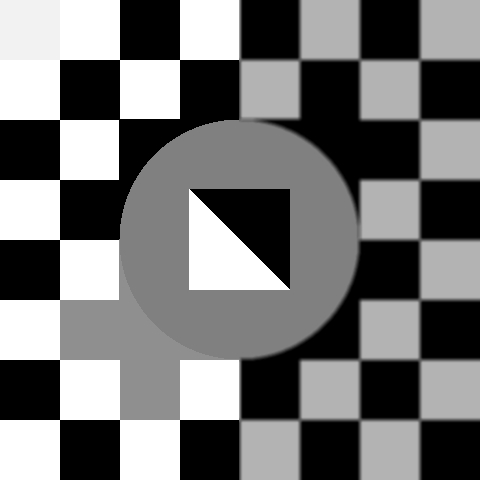
#> input picture Images/I1.jpg, 480 x 480 px
$ python cannyEdge.py
#> lines starting #> are read from the running program, lines starting #| are printed output that depends on the picture; after the words box and inside, x2 and y2 are one past the last pixel; in counts of white or black regions, pixels touching at a corner belong together
# -*- coding: utf-8 -*-
"""FINAL3_CIS581_proj2_cannyEdge_nicholas_gurnard_ankit_billa.ipynb

Automatically generated by Colaboratory.

Original file is located at
    https://colab.research.google.com/drive/1tZwOqsSGE9pnDM1DlLveid5xes9EX02h
"""

assignment_path_N = '/home/nicholas/Documents/UPenn/CIS581/Projects/Project2_edge_detection/github_folder'

# Setup assignment folder and switch
import os
os.makedirs(assignment_path_N, exist_ok=True)
os.chdir(assignment_path_N)

#os.makedirs(assignment_path_A, exist_ok=True)
#os.chdir(assignment_path_A)

import numpy as np
import matplotlib.pyplot as plt
import os
import sys
from scipy import signal
from PIL import Image
import argparse

# Copy the path of the folder that contains this notebook using the file navigation on the left:
# Ex. /content/drive/My\ Drive/CIS 581-Online/Canny Edge Project/Learner Code and Images/Code
# sys.path.append('/content/drive/MyDrive/CIS581/Project2_edge_detection/Project 2 Canny Edge Learner_Code_and_Images/Code')
sys.path.append(assignment_path_N)
#sys.path.append(assignment_path_A)

# import functions
from helpers import interp2

"""# Tests and Visualization"""

def interp2(v, xq, yq):
	dim_input = 1
	if len(xq.shape) == 2 or len(yq.shape) == 2:
		dim_input = 2
		q_h = xq.shape[0]
		q_w = xq.shape[1]
		xq = xq.flatten()
		yq = yq.flatten()

	h = v.shape[0]
	w = v.shape[1]
	if xq.shape != yq.shape:
		raise 'query coordinates Xq Yq should have same shape'

	x_floor = np.floor(xq).astype(np.int32)
	y_floor = np.floor(yq).astype(np.int32)
	x_ceil = np.ceil(xq).astype(np.int32)
	y_ceil = np.ceil(yq).astype(np.int32)

	x_floor[x_floor < 0] = 0
	y_floor[y_floor < 0] = 0
	x_ceil[x_ceil < 0] = 0
	y_ceil[y_ceil < 0] = 0

	x_floor[x_floor >= w-1] = w-1
	y_floor[y_floor >= h-1] = h-1
	x_ceil[x_ceil >= w-1] = w-1
	y_ceil[y_ceil >= h-1] = h-1

	v1 = v[y_floor, x_floor]
	v2 = v[y_floor, x_ceil]
	v3 = v[y_ceil, x_floor]
	v4 = v[y_ceil, x_ceil]

	lh = yq - y_floor
	lw = xq - x_floor
	hh = 1 - lh
	hw = 1 - lw

	w1 = hh * hw
	w2 = hh * lw
	w3 = lh * hw
	w4 = lh * lw

	interp_val = v1 * w1 + w2 * v2 + w3 * v3 + w4 * v4

	if dim_input == 2:
		return interp_val.reshape(q_h, q_w)
	return interp_val

def Test_script(I, E):
    test_pass = True

    # E should be 2D matrix
    if E.ndim != 2:
      print('ERROR: Incorrect Edge map dimension! \n')
      print(E.ndim)
      test_pass = False
    # end if

    # E should have same size with original image
    nr_I, nc_I = I.shape[0], I.shape[1]
    nr_E, nc_E = E.shape[0], E.shape[1]

    if nr_I != nr_E or nc_I != nc_E:
      print('ERROR: Edge map size has changed during operations! \n')
      test_pass = False
    # end if

    # E should be a binary matrix so that element should be either 1 or 0
    numEle = E.size
    numOnes, numZeros = E[E == 1].size, E[E == 0].size

    if numEle != (numOnes + numZeros):
      print('ERROR: Edge map is not binary one! \n')
      test_pass = False
    # end if

    if test_pass:
      print('Shape Test Passed! \n')
    else:
      print('Shape Test Failed! \n')

    return test_pass

'''
  Derivatives visualzation function
'''
def visDerivatives(I_gray, Mag, Magx, Magy):
    fig, (Ax0, Ax1, Ax2, Ax3) = plt.subplots(1, 4, figsize = (20, 8))

    Ax0.imshow(Mag, cmap='gray', interpolation='nearest')
    Ax0.axis('off')
    Ax0.set_title('Gradient Magnitude')

    Ax1.imshow(Magx, cmap='gray', interpolation='nearest')
    Ax1.axis('off')
    Ax1.set_title('Gradient Magnitude (x axis)')

    Ax2.imshow(Magy, cmap='gray', interpolation='nearest')
    Ax2.axis('off')
    Ax2.set_title('Gradient Magnitude (y axis)')

    # plot gradient orientation
    Mag_vec = Mag.transpose().reshape(1, Mag.shape[0] * Mag.shape[1])
    hist, bin_edge = np.histogram(Mag_vec.transpose(), 100)

    ind_array = np.array(np.where( (np.cumsum(hist).astype(float) / hist.sum()) < 0.95))
    thr = bin_edge[ind_array[0, -1]]

    ind_remove = np.where(np.abs(Mag) < thr)
    Magx[ind_remove] = 0
    Magy[ind_remove] = 0

    X, Y = np.meshgrid(np.arange(0, Mag.shape[1], 1), np.arange(0, Mag.shape[0], 1))
    Ori = np.arctan2(Magy, Magx)
    ori = Ax3.imshow(Ori, cmap='hsv')
    Ax3.axis('off')
    Ax3.set_title('Gradient Orientation')
    fig.colorbar(ori, ax=Ax3, )


'''
  Edge detection result visualization function
'''
def visCannyEdge(Im_raw, M, E):
    # plot image
    fig, (ax0, ax1, ax2) = plt.subplots(1, 3, figsize = (12, 12))

    # plot original image
    ax0.imshow(Im_raw)
    ax0.axis("off")
    ax0.set_title('Raw image')

    # plot edge detection result
    ax1.imshow(M, cmap='gray', interpolation='nearest')
    ax1.axis("off")
    ax1.set_title('Non-Max Suppression Result')

    # plot original image
    ax2.imshow(E, cmap='gray', interpolation='nearest')
    ax2.axis("off")
    ax2.set_title('Canny Edge Detection')

"""# Functions"""

'''
  Convert RGB image to gray one manually
  - Input I_rgb: 3-dimensional rgb image
  - Output I_gray: 2-dimensional grayscale image
'''
def rgb2gray(I_rgb):
    r, g, b = I_rgb[:, :, 0], I_rgb[:, :, 1], I_rgb[:, :, 2]
    I_gray = 0.2989 * r + 0.5870 * g + 0.1140 * b
    return I_gray

def findDerivatives(I_gray):
    '''
    File clarification:
        Compute gradient information of the input grayscale image
        - Input I_gray: H x W matrix as image
        - Output Mag: H x W matrix represents the magnitude of derivatives
        - Output Magx: H x W matrix represents the magnitude of derivatives along x-axis
        - Output Magy: H x W matrix represents the magnitude of derivatives along y-axis
        - Output Ori: H x W matrix represents the orientation of derivatives
    '''
    # TODO: complete function
    # G = ... # array / 159 insteas of 1/159 * array
    Gauss_array = np.array([[2,4,5,4,2],
                    [4,9,12,9,4],
                    [5,12,15,12,5],
                    [4,9,12,9,4],
                    [2,4,5,4,2]])
    G = Gauss_array/159

    # dx = ...
    dx = np.array([[1, 0, -1],
                  [2, 0, -2],
                  [1, 0, -1]])
    # dy = ...
    dy = np.array([[1, 2, 1],
                  [0, 0, 0],
                  [-1, -2, -1]])

    # Convolution of image with the Gaussian Kernel (Smoothing kernel)
    # Gx = G conv dx
    Gx = signal.convolve2d(G, dx, 'same')
    # Gy = G conv dy
    Gy = signal.convolve2d(G, dy, 'same')

    # Convolution of image with Gx and Gy
    Ix = signal.convolve2d(I_gray, Gx, 'same')
    Iy = signal.convolve2d(I_gray, Gy, 'same')

    # Magx = I_gray conv Gx # This is technically the same as I_gray conv G conv dx
    #Magx = np.absolute(Ix) # Takes the magnitude of the gradient in the x direction
    #Magy = np.absolute(Iy) # Takes the magnitude of the gradient in the y direction

    Magx = Ix
    Magy = Iy

    # Mag = f(Magx, Magy)
    Mag = np.sqrt(Ix**2 + Iy**2)
    #Mag = np.sqrt(Magx^2 + Magy^2)
    #Mag = np.absolute(Magx, Magy)

    # Find the orientation of the gradient vector
    Ori = np.arctan2(Iy, Ix) # Here the orientation is in RADIANS
    #print(Ori)


    return Mag, Magx, Magy, Ori

## Test ##

# you may need to change the path to I1.jpg under Images folder
I = plt.imread('Images/I1.jpg')
#> I is the input picture: shape (480, 480); min 0, max 255, mean 116.5
#plt.imshow(I)
Mag, Magx, Magy, Ori = findDerivatives(I)
assert np.allclose(Mag, np.load('Mag.npy'))
#> (reads Mag.npy from the repository)
assert np.allclose(Magx, np.load('Magx.npy'))
#> (reads Magx.npy from the repository)
assert np.allclose(Magy, np.load('Magy.npy'))
#> (reads Magy.npy from the repository)
assert np.allclose(Ori, np.load('Ori.npy'))
#> (reads Ori.npy from the repository)

def nonMaxSup(Mag, Ori):
    '''
    File clarification:
        Find local maximum edge pixel using NMS along the line of the gradient
        - Input Mag: H x W matrix represents the magnitude of derivatives
        - Input Ori: H x W matrix represents the orientation of derivatives
        - Output M: H x W binary matrix represents the edge map after non-maximum suppression
    '''

    nr, nc = Mag.shape[0] + 2, Mag.shape[1] + 2 # add +2 to account for the future padding that avoids issues with edge cases (pixels outside of the actual matrix)

    # Make the meshgrid
    xx, yy = np.meshgrid(np.arange(nc), np.arange(nr))

    # Get the shifted meshgrids to avoid looping (basically rearranges indices to do parallel computations)
    # This can also be thought of as a rotation of the meshgrid according to the gradient orientation
    # We must also clip to account for the border cases
    Mag_pad = np.pad(Mag, 1, mode='constant') # add padding to avoid edge cases
    Ori_pad = np.pad(Ori, 1, mode='constant') # add padding to avoid edge cases

    x_pos = (xx + np.cos(Ori_pad)).clip(0, nc - 1) # retrieves the neighbour to the right of the current pixel
    y_pos = (yy + np.sin(Ori_pad)).clip(0, nr - 1) # retrieves the nieghbour below (positive direction of y) the current pixel

    x_neg = (xx - np.cos(Ori_pad)).clip(0, nc - 1) # retrieves the neighbour to the left of the current pixel
    y_neg = (yy - np.sin(Ori_pad)).clip(0, nr - 1) # retrieves the neighbour above (negative direction of y) the current pixel

    # Obtaining neighbours in the directions of the orientation

    neighbor1 = interp2(Mag_pad, x_pos, y_pos) # Positive Gradient Direction
    neighbor2 = interp2(Mag_pad, x_neg, y_neg) # Negative Gradient Direction

    out_x = (x_pos )

    # Computing binary edge map after non-maximum suppression
    M =  np.zeros((Mag_pad.shape[0], Mag_pad.shape[1]), dtype = bool) # set up initial binary edge map

    M[np.logical_and(Mag_pad >= neighbor1, Mag_pad >= neighbor2)] = True # Check if the neighbors are less than current pixel. If tru add to binary edge map

    M = M[1:-1, 1:-1] # We no longer care about the padding

    #plt.imsave("NMS_TEST.png", M)
    return M

## Test ##
Mag = np.array([[0, 2, 12, 16],
                [4, 9, 11, 8],
                [7, 17, 12, 9],
                [0, 19, 21, 17]])
Ori = np.array([[np.pi/2, np.pi/4, 0, np.pi/4],
                [np.pi/4, np.pi/4, np.pi/4, np.pi/2],
                [np.pi/4, 0, np.pi/2, np.pi/4],
                [np.pi/2, np.pi/4, np.pi/2, np.pi/4]])
res = np.array([[False, False, False,  True],
       [False, False,  True, False],
       [False,  True, False, False],
       [False,  True,  True,  True]])
M = nonMaxSup(Mag, Ori)
assert M.dtype == bool
assert M.shape == Mag.shape
assert np.allclose(M, res)

def edgeLink(M, Mag, Ori, low, high):
    '''
    File clarification:
        Use hysteresis to link edges based on high and low magnitude thresholds
        - Input M: H x W logical map after non-max suppression
        - Input Mag: H x W matrix represents the magnitude of gradient
        - Input Ori: H x W matrix represents the orientation of gradient
        - Input low, high: low and high thresholds
        - Output E: H x W binary matrix represents the final canny edge detection map
    '''
#> called with M = array of shape (4, 4), Mag = array of shape (4, 4), Ori = array of shape (4, 4), low = 10, high = 20

    # Pad all inputs with 0's to avoid border values having nonsensical results
    M = np.pad(M, 1, constant_values=False, mode='constant')
    Mag = np.pad(Mag, 1, constant_values=0, mode='constant')
    Mag[M == False] = 0 # Set supressed cells to magnitude 0
    Ori = np.pad(Ori, 1, constant_values=0, mode='constant')

    # Generate Strong Edge Map & Weak Edge Map based on low & high threshold values
    M[Mag < low] = False  # Edges below low threshold are removed
    M_strong = np.logical_and(M, Mag >= high) # Strong map is where pixels exceed high threshold
    M_diff = np.logical_and(M, np.logical_and(Mag >= low, np.logical_not(M_strong))) # The difference map: where pixels exceed the low threshold but are less than the high
    E = M_strong  # Initializing the final edge map with the strong edge map

    # Make the meshgrid
    x, y = np.meshgrid(np.arange(E.shape[1]), np.arange(E.shape[0]))
    Edge_Ori = Ori + np.pi/2
    x_pos = (x + np.cos(Edge_Ori))  # Neighbor x in the positive edge direction (pi/2 difference from gradient, AKA Ori)
    x_neg = (x - np.cos(Edge_Ori))  # Neighbor x in the negative edge direction (pi/2 difference from gradient, AKA Ori)
    y_pos = (y + np.sin(Edge_Ori))  # Neighbor y in the positive edge direction (pi/2 difference from gradient, AKA Ori)
    y_neg = (y - np.sin(Edge_Ori))  # Neighbor y in the negative edge direction (pi/2 difference from gradient, AKA Ori)


    while 1:    # An infinite while loop is used to perform multiple iterations of hysteresis
                # Runs while there are still weak edges connected to strong edges and are not yet converted to final map

        # Find out if your neighbor is in the strong edge map when the current pixel is uncertain
        neighbor1 = interp2(Mag, x_pos, y_pos) # Find the magnitude of neighbor pixel #1
        neighbor2 = interp2(Mag, x_neg, y_neg) # Find the magnitude of neighbor pixel #2
        neighbor_mapA = np.logical_or(neighbor1 >= high, neighbor2 >= high) # Check where either pixel is greater than the high threshold
        neighbor_map = np.logical_and(neighbor_mapA, M_diff) # check if the pixel with neighbors is also in the uncertain map. These are pixels that are connected to strong edges

        # Update the magnitude map so the future interpolations don't result in a broken edge
        Mag[neighbor_map] = np.maximum(neighbor1, neighbor2)[neighbor_map]# Have to update the magnitude of the pixel added to the edge map to the value of its highest neighbor

        # If a weak edge has a neighbor in the strong edge map (whether initially strong or weak), then add it to the new map. Keep existing map
        E_next = np.logical_or(E, neighbor_map)

        if np.all(E == E_next): # If there are no additions to the new edge map, there never will be
            E = E[1:-1, 1:-1] # Don't forget to take off the padding
            break

        E = E_next # update the existing final edge map
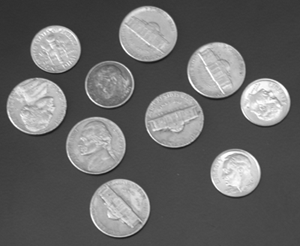
#> input picture Test_Images/coins.png, 300 x 246 px

    return E

## Test ##
M = np.array([[True, False, True,  True],
              [False, True,  True, True],
              [True,  True, False, False],
              [False,  True,  True,  True]])
Mag = np.array([[12, 9, 14, 16],
                [4, 11, 40, 18],
                [13, 12, 30, 15],
                [28, 15, 21, 8]])
Ori = np.array([[np.pi/2, np.pi/4, 0, np.pi/4],
                [np.pi/4, np.pi/4, np.pi/4, np.pi/2],
                [np.pi/4, 0, np.pi/2, np.pi/4],
                [np.pi/2, np.pi/4, np.pi/2, np.pi/4]])
res = np.array([[False, False,  True,  True],
       [False,  True,  True,  True],
       [ True,  True, False, False],
       [False, False,  True, False]])
low, high = 10, 20
E = edgeLink(M, Mag, Ori, low, high)
assert E.dtype == bool
assert E.shape == Mag.shape
assert np.allclose(E, res)

def cannyEdge(I, low, high):
    # convert RGB image to gray color space
    im_gray = rgb2gray(I)
#> in rgb2gray, r is the input picture: shape (246, 300); min 23, max 255, mean 103

    Mag, Magx, Magy, Ori = findDerivatives(im_gray)
    M = nonMaxSup(Mag, Ori)
#> in nonMaxSup (call 2), `y_pos = (yy + np.sin(Ori_pad)).clip(0, nr - 1)`:
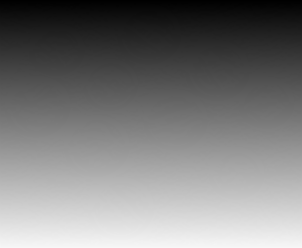
#> y_pos: shape (248, 302) float64; min 0, max 247, mean 123.6
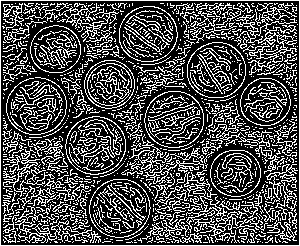
#> M: shape (246, 300) bool; 30.1% white in thin lines or dots
    E = edgeLink(M, Mag, Ori, low, high)
#> call 2 of edgeLink, with low = 28, high = 70
#> in edgeLink (call 2), `M = np.pad(M, 1, constant_values=False, mode='constant')`: M: shape (248, 302) bool; 29.6% white in thin lines or dots
#> in edgeLink (call 2), `M[Mag < low] = False`: M: shape (248, 302) bool; 9% white in thin lines or dots
#> in edgeLink (call 2), `M_strong = np.logical_and(M, Mag >= high)`: M_strong: shape (248, 302) bool; 4.9% white in thin lines or dots
#> in edgeLink (call 2), `M_diff = np.logical_and(M, np.logical_and(Mag >= low, np.logical_not(M..`: M_diff: shape (248, 302) bool; 4.1% white in thin lines or dots, all inside (x1, y1, x2, y2) = (11, 11, 288, 242)
#> after the loop in edgeLink (call 2), `while 1:`:
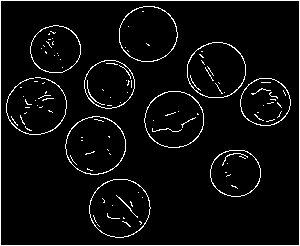
#> E: shape (246, 300) bool; 5% white in thin lines or dots
#> after the loop in edgeLink (call 2), `while 1:`: neighbor_mapA: shape (248, 302) bool; 6.7% white in thin lines or dots

    # only when test passed that can show all results
    if Test_script(im_gray, E):
        # visualization results
        visDerivatives(im_gray, Mag, Magx, Magy)
#> in visDerivatives, `hist, bin_edge = np.histogram(Mag_vec.transpose(), 100)`: hist = 100 values, max 38620 at index 0, min 0 at index 95, mean 738; bin_edge = 101 values from 2.66e-15 to 310.3
#> in visDerivatives, `thr = bin_edge[ind_array[0, -1]]`: thr = 133.4
#> in visDerivatives, `ind_remove = np.where(np.abs(Mag) < thr)`: ind_remove = 69905 positions, rows 0 to 245, columns 0 to 299
#> in visDerivatives, `Ori = np.arctan2(Magy, Magx)`:
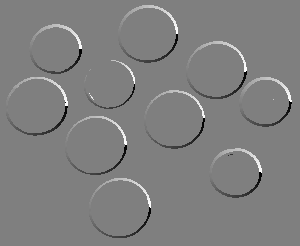
#> Ori: shape (246, 300) float64; min -3.14, max 3.14, mean 0.00299; drawn with min black and max white
        visCannyEdge(I, M, E)

        plt.show()
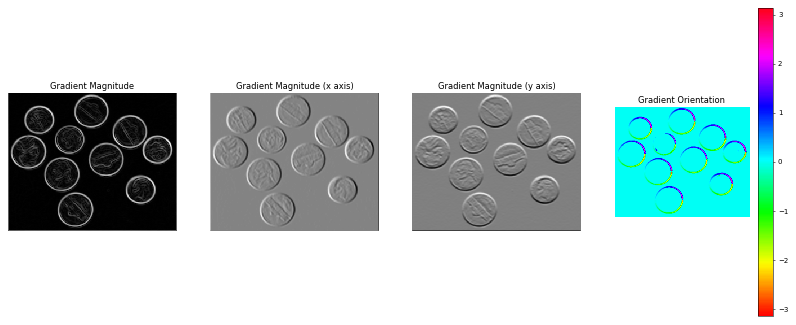
#> figure drawn by matplotlib, 5 panels

    return E

"""## Simple image test cases
First, let's try to detect edges in two simple images.

![checkerboard.jpg](Test_Images/rotated_checkerboard.jpg)

For the rotated checkerboard, We should be able to get edges in both directions.

![checkerboard_res.jpg](Test_Images/rotated_checkerboard_Result.png)

![coins.png](Test_Images/coins.png)

For coins, we should be able to detect circles.

![coins.png](Test_Images/coins_Result.png)
"""

# tuning threshold for simple test images
image_folder = "Test_Images"
save_folder = "Results" # need to create this folder in the drive
filename='coins.png' # TODO: change image name
I = np.array(Image.open(os.path.join(image_folder, filename)).convert('RGB'))
low, high = 28, 70
E = cannyEdge(I, low, high)
pil_image = Image.fromarray(E.astype(np.uint8) * 255).convert('L')
#> pil_image: PIL image 300x246 L; 5% white in thin lines or dots
# check the result in the folder
pil_image.save(os.path.join(save_folder, str(low) + "_" + str(high) + "_" + "{}_Result.png".format(filename.split(".")[0])))

"""## Tune the threshold for each images under "Image" folder"""

# list all image names
os.listdir('Images')

# tuning threshold for a single image
image_folder = "Images"
save_folder = "Results" # need to create this folder in the drive
filename='118035.jpg' # TODO: change image name
I = np.array(Image.open(os.path.join(image_folder, filename)).convert('RGB'))
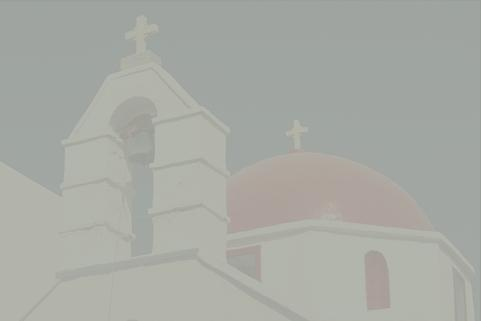
#> input picture Images/118035.jpg, 481 x 321 px
#> I is the input picture: shape (321, 481, 3); mean R, G, B 168, 170.4, 164.4
for x in range(0, 100, 5):
  high = x
  low = int(0.4 * high)
  E = cannyEdge(I, low, high)
  pil_image = Image.fromarray(E.astype(np.uint8) * 255).convert('L')
  # check the result in the folder
  pil_image.save(os.path.join(save_folder, str(low) + "_" + str(high) + "_" + "{}_Result.png".format(filename.split(".")[0])))

"""# Fill in all tuned threshold to generate edge detection results

"""

# keep results for all images
image_folder = "Images"
save_folder = "Results/optimal"

# fill in the threshold (low, high) you have tuned in the cell above
thresh_dict = {'118035.jpg': (2, 5),
                '135069.jpg': (10, 25),
                '16068.jpg': (20, 50),
                '189080.jpg': (12, 30),
                '201080.jpg': (16, 40),
                '21077.jpg': (20, 50),
                '22013.jpg': (22, 55),
                '3096.jpg': (16, 40),
                '48017.jpg': (12, 30),
                '55067.jpg': (4, 10),
                '86000.jpg': (16, 40),
                'I1.jpg': (8, 20)}
# generate results one by one
for filename in os.listdir(image_folder):
    # read in image
    im_path = os.path.join(image_folder, filename)
    I = np.array(Image.open(im_path).convert('RGB'))

    low, high = thresh_dict[filename]
    E = cannyEdge(I, low, high)

    pil_image = Image.fromarray(E.astype(np.uint8) * 255).convert('L')

    pil_image.save(os.path.join(save_folder, "{}_Result.png".format(filename.split(".")[0])))
